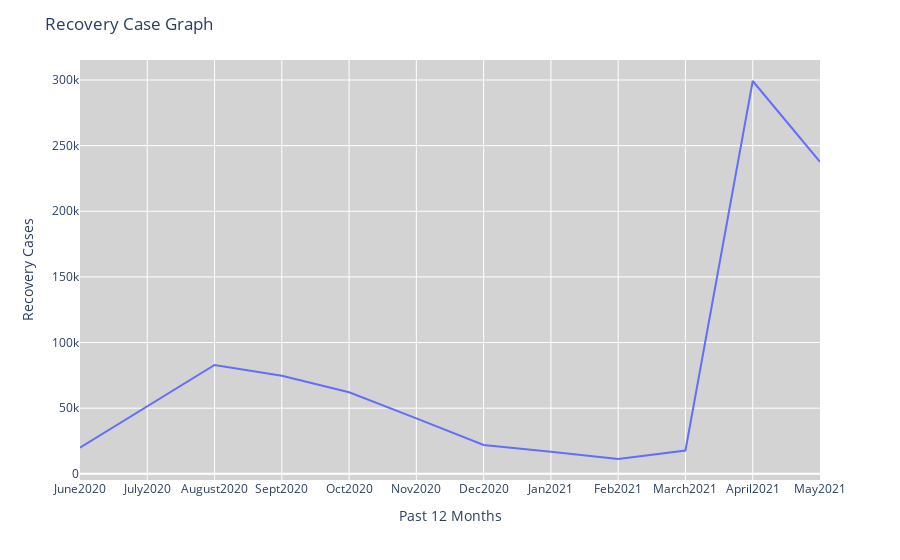

Source (notebook cell):
### Markdown cell above
5. Plot a line chat with india's active covid-19 case recovery (max 12 months)

### Code cell
#data given here may not be accurate
covidrecoverycase = {
    'Months': ['June2020','July2020','August2020','Sept2020','Oct2020','Nov2020','Dec2020','Jan2021','Feb2021','March2021','April2021','May2021'],
    'RecoveryCases': [20006,51352,82938,74679,62154,42275,22024,16735,11293,17746,299238,237709]
}
recoverycases = pd.DataFrame(covidrecoverycase)
fig = px.line(recoverycases, x="Months", y="RecoveryCases")
fig.update_layout(title='Recovery Case Graph',xaxis_title='Past 12 Months',yaxis_title='Recovery Cases',plot_bgcolor='lightgrey')

### Figure 1 — Plotly figure (JSON) as saved in the notebook; plotly's stock layout.template omitted (floating-point values rounded to 4 significant figures)
{"data": [{"hovertemplate": "Months=%{x}<br>RecoveryCases=%{y}<extra></extra>", "legendgroup": "", "line": {"color": "#636efa", "dash": "solid"}, "mode": "lines", "name": "", "orientation": "v", "showlegend": false, "type": "scatter", "x": ["June2020", "July2020", "August2020", "Sept2020", "Oct2020", "Nov2020", "Dec2020", "Jan2021", "Feb2021", "March2021", "April2021", "May2021"], "xaxis": "x", "y": [20006, 51352, 82938, 74679, 62154, 42275, 22024, 16735, 11293, 17746, 299238, 237709], "yaxis": "y"}], "layout": {"legend": {"tracegroupgap": 0}, "margin": {"t": 60}, "plot_bgcolor": "lightgrey", "title": {"text": "Recovery Case Graph"}, "xaxis": {"anchor": "y", "domain": [0, 1], "title": {"text": "Past 12 Months"}}, "yaxis": {"anchor": "x", "domain": [0, 1], "title": {"text": "Recovery Cases"}}}}
